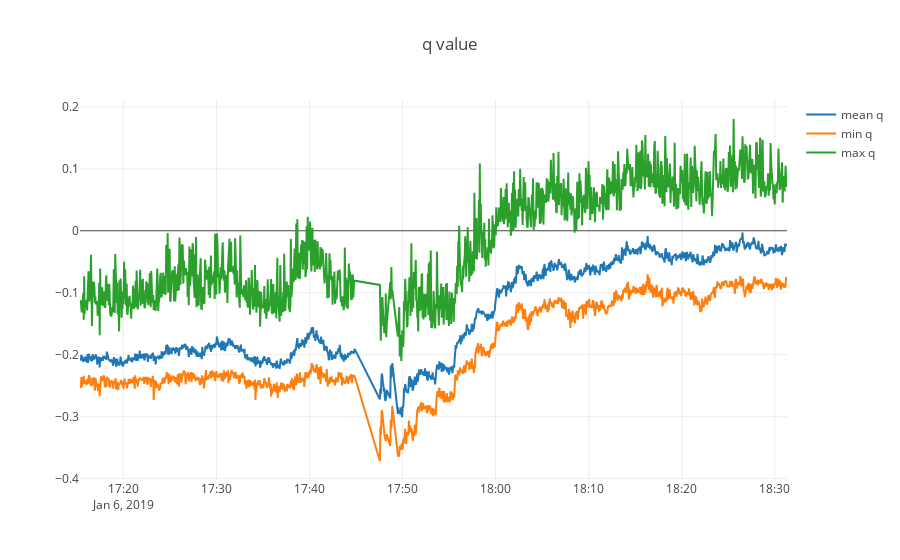

The notebook cell saved with this chart:
### Code cell
def print_q(start_pos=9000):
    q_df = pd.read_csv('training_model/q.csv')
    #score_df = pd.read_csv('training_model/.csv')

    q_df = q_df[start_pos:]
    line_q_mean=go.Scatter(y=q_df['mean'], x=q_df['Timestamp'], name='mean q')
    line_q_min=go.Scatter(y=q_df['min'], x=q_df['Timestamp'] , name='min q')
    line_q_max=go.Scatter(y=q_df['max'], x=q_df['Timestamp'] , name='max q')
    #line_score=go.Scatter(y=score_df['mean'])

    data = [line_q_mean, line_q_min, line_q_max]
    layout = go.Layout(title='q value')
    fig = go.Figure(data=data, layout=layout)

    iplot(fig)

print_q()

### Figure 1 — Plotly figure (JSON) as saved in the notebook; plotly's stock layout.template omitted (floating-point values rounded to 4 significant figures; data arrays with more than 128 entries replaced by an {"elided": "..."} marker saying what was removed)
{"data": [{"name": "mean q", "type": "scatter", "uid": "ffcb781d-19e3-411a-9da3-362f32f0c97a", "x": {"elided": "1264 str values"}, "y": {"elided": "1264 float values"}}, {"name": "min q", "type": "scatter", "uid": "1e6ae9c3-6457-42be-9cb2-2428dab0da7a", "x": {"elided": "1264 str values"}, "y": {"elided": "1264 float values"}}, {"name": "max q", "type": "scatter", "uid": "6dac269d-ca16-41f6-b88f-e319d11ec0f7", "x": {"elided": "1264 str values"}, "y": {"elided": "1264 float values"}}], "layout": {"title": "q value"}}
